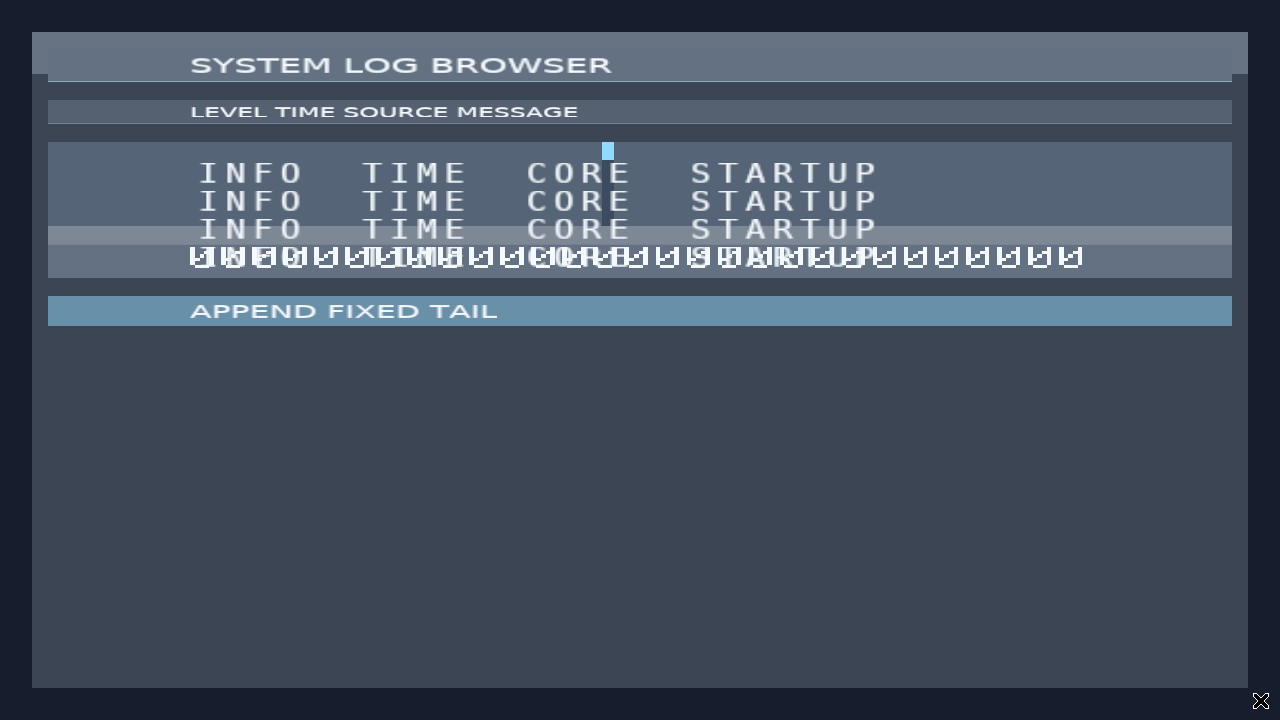
#> input picture out/log-browser-page3-tabular.png, 1280 x 720 px, given in place of material-overlay-hidden-v1.png, which was not available
$ python make_overlay_state_v1_comparison.py
#> lines starting #> are read from the running program, lines starting #| are printed output that depends on the picture; pictures that were not available may be replaced by others from this repository, and a replacement may not be noted
#!/usr/bin/env python3
"""Compose real X11/Vulkan overlay_state_plan endpoints into an auditable comparison."""
from __future__ import annotations

from pathlib import Path
from PIL import Image, ImageDraw, ImageFont

ROOT = Path(__file__).resolve().parents[1]
OUT = ROOT / "out"
INPUTS = [
    ("Closed / initial state", OUT / "material-overlay-hidden-v1.png"),
    ("Open / fixed overlay", OUT / "material-overlay-open-v1.png"),
    ("Closed / Escape action", OUT / "material-overlay-escape-closed-v1.png"),
]
OUTPUT = OUT / "material-overlay-state-v1-comparison.png"


def font(size: int) -> ImageFont.ImageFont:
    for candidate in ("/usr/share/fonts/truetype/dejavu/DejaVuSans.ttf",):
        if Path(candidate).exists():
            return ImageFont.truetype(candidate, size)
    return ImageFont.load_default()


def main() -> None:
    frames = [(label, Image.open(path).convert("RGB")) for label, path in INPUTS]
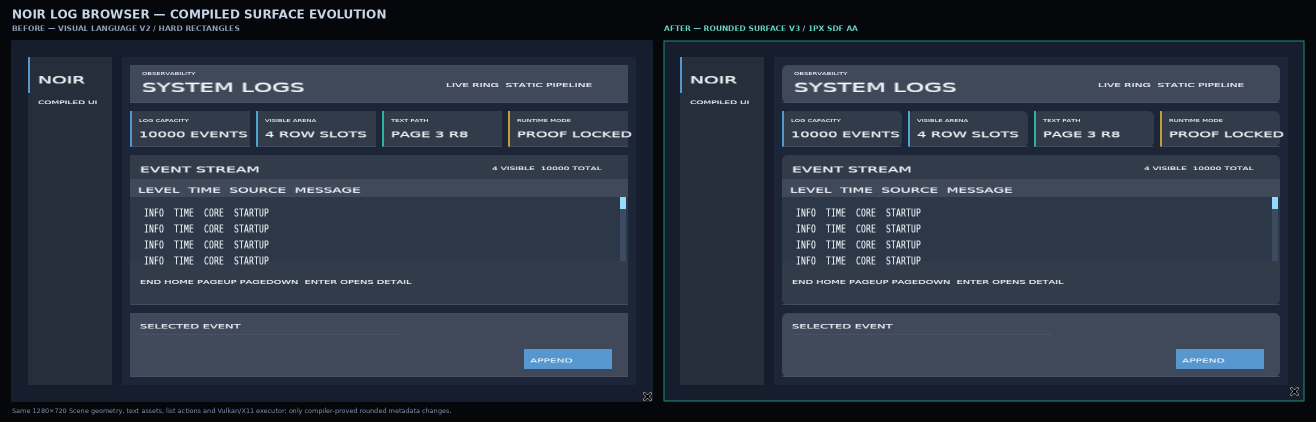
#> input picture out/log-browser-rounded-v2-v3-comparison.png, 2632 x 844 px, given in place of material-overlay-open-v1.png, which was not available (shown at 1/2 size)
#> frames = 3 items
    width, height = frames[0][1].size
#> width = 1280; height = 720
    scale = 0.5
    thumb = (int(width * scale), int(height * scale))
#> thumb = (640, 360)
    crop = (250, 130, 1160, 470)
    crop_scale = 0.72
    crop_size = (int((crop[2] - crop[0]) * crop_scale), int((crop[3] - crop[1]) * crop_scale))
    pad, header, gap = 28, 42, 22
    board_w = pad * 2 + thumb[0] * 3 + gap * 2
#> board_w = 2020
    board_h = header + thumb[1] + 32 + crop_size[1] + pad * 2
#> board_h = 734
    board = Image.new("RGB", (board_w, board_h), "#141821")
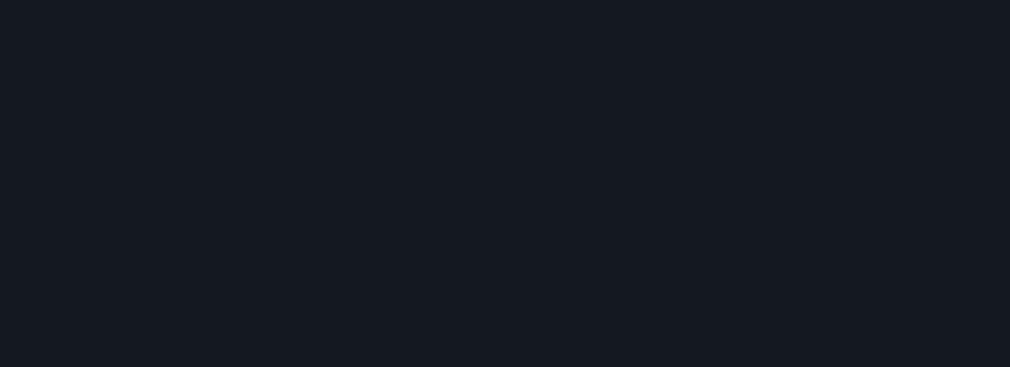
#> board: PIL image 2020x734 RGB (shown at 1/2 size); mean R, G, B 20, 24, 33
    draw = ImageDraw.Draw(board)
    title_font, label_font = font(24), font(17)
    draw.text((pad, 10), "overlay_state_plan v1 · real X11/Vulkan endpoints", font=title_font, fill="#f4efff")
    for index, (label, image) in enumerate(frames):
        x = pad + index * (thumb[0] + gap)
        draw.text((x, header), label, font=label_font, fill="#d8d5df")
        board.paste(image.resize(thumb, Image.Resampling.LANCZOS), (x, header + 24))
        zoom_y = header + 24 + thumb[1] + 30
        zoom = image.crop(crop).resize(crop_size, Image.Resampling.LANCZOS)
        board.paste(zoom, (x, zoom_y))
        draw.rectangle((x, zoom_y, x + crop_size[0] - 1, zoom_y + crop_size[1] - 1), outline="#777281", width=1)
#> this loop made 3 passes
#> (label, x) on passes 1 to 3: ('Closed / initial state', 28), ('Open / fixed overlay', 690), ('Closed / Escape action', 1352)
#> pass 1, in main, `zoom = image.crop(crop).resize(crop_size, Image.Resampling.LANCZOS)`:
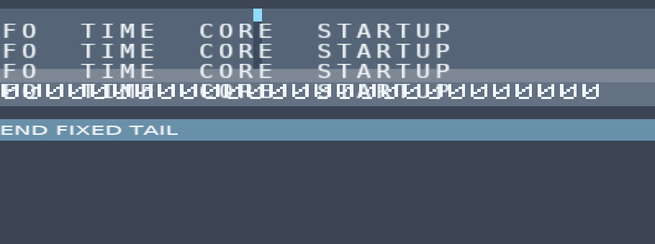
#> zoom: PIL image 655x244 RGB; mean R, G, B 85, 98.8, 114.3
#> pass 2, in main, `zoom = image.crop(crop).resize(crop_size, Image.Resampling.LANCZOS)`:
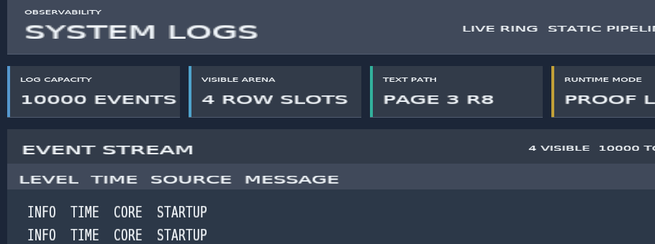
#> zoom: PIL image 655x244 RGB; mean R, G, B 59.1, 68.8, 84.1
#> after the loop:
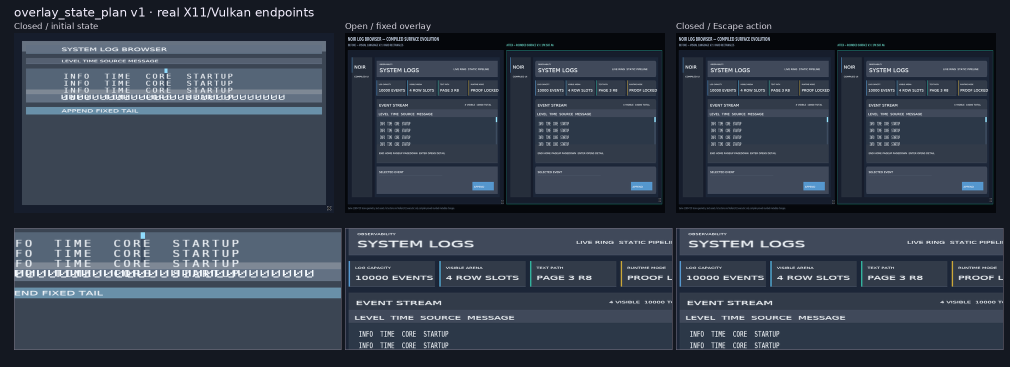
#> board: PIL image 2020x734 RGB (shown at 1/2 size); mean R, G, B 51, 59.9, 73.3
    OUTPUT.parent.mkdir(parents=True, exist_ok=True)
    board.save(OUTPUT)
    print(OUTPUT)


if __name__ == "__main__":
    main()
